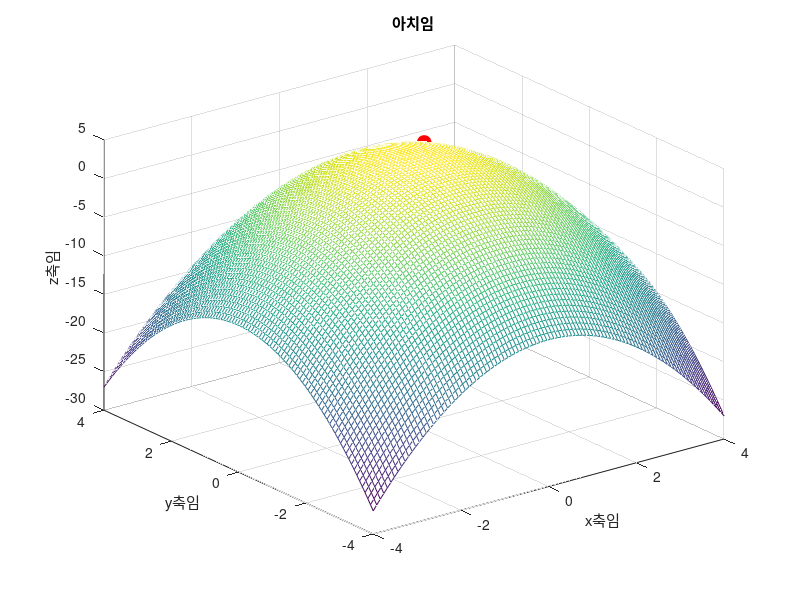

Write the MATLAB code that produced this figure.
len_x=100;
len_y=100;

x=linspace(-4,4,len_x);
y=linspace(-4,4,len_y);
Gr=zeros(len_x,len_y); %x,y 크기만큼 0 행렬 생성 (100x100)

for x_index=1:len_x   %1~100
    for y_index=1:len_y   %1~100
        Gr(x_index,y_index)=-x(x_index)^2-y(y_index)^2+5;  %(x^2+y^2)형태의 그래프 
        % x의 x_index 번째 원소 가져와 제곱 
    end
end


mesh(x,y,Gr)
hold on;  % 기존 그래프 유지

% (0,0,0) 점 추가 (빨간색 원)   %plot3은 단지 plot에 축하나가 추가된 3차원 공간에서의 선 그래프 
plot3(1, 1, 3, 'ro', 'MarkerSize', 10, 'MarkerFaceColor', 'r'); 
%'ro' → 빨간색 원
%'MarkerSize', 10 → 점 크기를 10
%'MarkerFaceColor', 'r' → 점 내부를 빨간색으로 채움



% 5. 편미분 벡터 계산
grad_x = -2 * 1;  % = -2
grad_y = -2 * 1;  % = -2

start_x = 1;  % 시작점 (1,1,3)
start_y = 1;
start_z = 3;

end_x = start_x + grad_x * 0.5;   % x 방향으로 -2 이동 (축소)
end_y = start_y + grad_y * 0.5;   % y 방향으로 -2 이동 (축소)
end_z = start_z;  % z 방향 변화 없음

% 6. 편미분 벡터(화살표) 추가
quiver3(start_x, start_y, start_z, end_x-start_x, end_y-start_y, end_z-start_z, ...
    'g', 'LineWidth', 2, 'MaxHeadSize', 0.5);






xlabel('x축임');
ylabel('y축임');
zlabel('z축임');
title('아치임');
grid on;

hold off;  % 그래프 수정 완료
